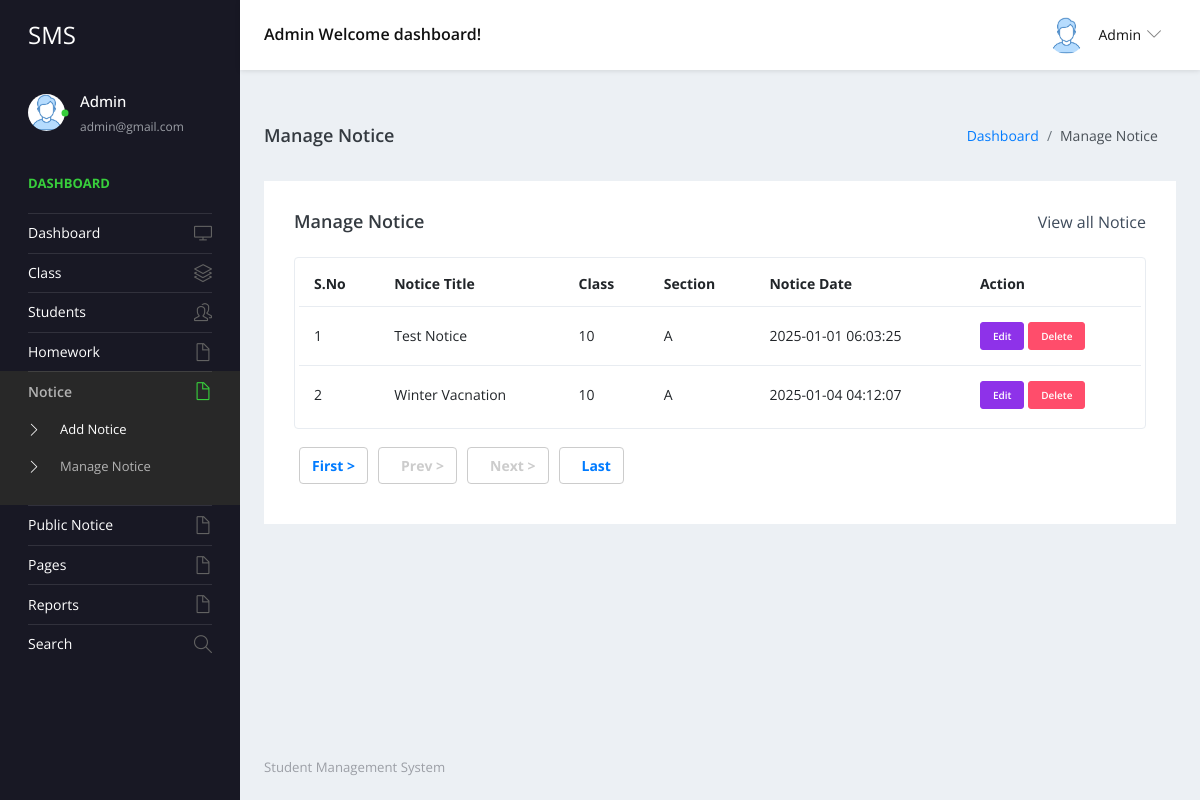
The app's page /studentms/admin/manage-notice.php (signed in) with its own data.
### tables this page shows
CREATE TABLE `tblnotice` (
  `ID` int(5) NOT NULL,
  `NoticeTitle` mediumtext DEFAULT NULL,
  `ClassId` int(10) DEFAULT NULL,
  `NoticeMsg` mediumtext DEFAULT NULL,
  `CreationDate` timestamp NULL DEFAULT current_timestamp()
);

CREATE TABLE `tblclass` (
  `ID` int(5) NOT NULL,
  `ClassName` varchar(50) DEFAULT NULL,
  `Section` varchar(20) DEFAULT NULL,
  `CreationDate` timestamp NULL DEFAULT current_timestamp()
);

### studentms/admin/manage-notice.php (the view, shortened to what this page needs)
<?php
include('includes/dbconnection.php');
if (strlen($_SESSION['sturecmsaid']==0)) {
  header('location:logout.php');
  } else{
?>
<!DOCTYPE html>
<html lang="en">
  <head>
    <link rel="stylesheet" href="vendors/simple-line-icons/css/simple-line-icons.css">
    <link rel="stylesheet" href="vendors/flag-icon-css/css/flag-icon.min.css">
    <link rel="stylesheet" href="vendors/css/vendor.bundle.base.css">
    <link rel="stylesheet" href="./vendors/daterangepicker/daterangepicker.css">
    <link rel="stylesheet" href="./vendors/chartist/chartist.min.css">
    <link rel="stylesheet" href="./css/style.css">
  </head>
  <body>
    <div class="container-scroller">
     <?php include_once('includes/header.php');?>
      <div class="container-fluid page-body-wrapper">
        <?php include_once('includes/sidebar.php');?>
        <div class="main-panel">
          <div class="content-wrapper">
             <div class="page-header">
              <h3 class="page-title"> Manage Notice </h3>
              <nav aria-label="breadcrumb">
                <ol class="breadcrumb">
                  <li class="breadcrumb-item"><a href="dashboard.php">Dashboard</a></li>
                  <li class="breadcrumb-item active" aria-current="page"> Manage Notice</li>
                </ol>
              </nav>
            </div>
            <div class="row">
              <div class="col-md-12 grid-margin stretch-card">
                <div class="card">
                  <div class="card-body">
                    <div class="d-sm-flex align-items-center mb-4">
                      <h4 class="card-title mb-sm-0">Manage Notice</h4>
                      <a href="#" class="text-dark ml-auto mb-3 mb-sm-0"> View all Notice</a>
                    </div>
                    <div class="table-responsive border rounded p-1">
                      <table class="table">
                        <thead>
                          <tr>
                            <th class="font-weight-bold">S.No</th>
                            <th class="font-weight-bold">Notice Title</th>
                            <th class="font-weight-bold">Class</th>
                            <th class="font-weight-bold">Section</th>
                            <th class="font-weight-bold">Notice Date</th>
                            <th class="font-weight-bold">Action</th>
                          </tr>
                        </thead>
                        <tbody>
                           <?php
                           if (isset($_GET['pageno'])) {
            $pageno = $_GET['pageno'];
        } else {
            $pageno = 1;
        }
        $no_of_records_per_page =15;
 if (isset($_GET['page_no']) && $_GET['page_no']!="") {
  $page_no = $_GET['page_no'];
  } else {
    $page_no = 1;
        }
  $total_records_per_page = 10;
    $offset = ($page_no-1) * $total_records_per_page;
       $ret = "SELECT ID FROM tblstudent";
$query1 = $dbh -> prepare($ret);
$query1->execute();
$total_rows=$query1->rowCount();
$total_pages = ceil($total_rows / $no_of_records_per_page);
$sql="SELECT tblclass.ID,tblclass.ClassName,tblclass.Section,tblnotice.NoticeTitle,tblnotice.CreationDate,tblnotice.ClassId,tblnotice.ID as nid from tblnotice join tblclass on tblclass.ID=tblnotice.ClassId LIMIT $offset, $no_of_records_per_page";
$query = $dbh -> prepare($sql);
$query->execute();
$results=$query->fetchAll(PDO::FETCH_OBJ);
$cnt=1;
if($query->rowCount() > 0)
{
foreach($results as $row)
{               ?>
                          <tr>
                            <td><?php echo htmlentities($cnt);?></td>
                            <td><?php  echo htmlentities($row->NoticeTitle);?></td>
                            <td><?php  echo htmlentities($row->ClassName);?></td>
                            <td><?php  echo htmlentities($row->Section);?></td>
                            <td><?php  echo htmlentities($row->CreationDate);?></td>
                            <td>
                              <div><a href="edit-notice-detail.php?editid=<?php echo htmlentities ($row->nid);?>" class="btn btn-info btn-xs"  target="blank">Edit</a>
                                               <a href="manage-notice.php?delid=<?php echo ($row->nid);?>" onclick="return confirm('Do you really want to Delete ?');" class="btn btn-danger btn-xs"> Delete</a></div>
                            </td>
                          </tr><?php $cnt=$cnt+1;}} else {?>
                            <tr>
                              <th colspan="4" style="color:red;">No Record Found</th>
                            </tr>
                          <?php } ?>
                        </tbody>
                      </table>
                    </div>
                   <div align="left" class="mt-4">
    <ul class="pagination" >
        <li><a href="?pageno=1"><strong>First ></strong></a></li>
        <li class="<?php if($pageno <= 1){ echo 'disabled'; } ?>">
            <a href="<?php if($pageno <= 1){ echo '#'; } else { echo "?pageno=".($pageno - 1); } ?>"><strong style="padding-left: 10px">Prev ></strong></a>
        </li>
        <li class="<?php if($pageno >= $total_pages){ echo 'disabled'; } ?>">
            <a href="<?php if($pageno >= $total_pages){ echo '#'; } else { echo "?pageno=".($pageno + 1); } ?>"><strong style="padding-left: 10px">Next ></strong></a>
        </li>
        <li><a href="?pageno=<?php echo $total_pages; ?>"><strong style="padding-left: 10px">Last</strong></a></li>
    </ul>
</div>
                  </div>
                </div>
              </div>
            </div>
          </div>
         <?php include_once('includes/footer.php');?>
        </div>
      </div>
    </div>
  </body>
</html><?php }  ?>

### studentms/admin/includes/header.php (shortened to what this page needs)
 <nav class="navbar default-layout-navbar col-lg-12 col-12 p-0 fixed-top d-flex flex-row">
        <div class="navbar-brand-wrapper d-flex align-items-center">
          <a class="navbar-brand brand-logo" href="dashboard.php">
            <strong style="color: white;">SMS</strong>
          </a>
        </div><?php
         $aid= $_SESSION['sturecmsaid'];
$sql="SELECT * from tbladmin where ID=:aid";
$query = $dbh -> prepare($sql);
$query->bindParam(':aid',$aid,PDO::PARAM_STR);
$query->execute();
$results=$query->fetchAll(PDO::FETCH_OBJ);
$cnt=1;
if($query->rowCount() > 0)
{
foreach($results as $row)
{               ?>
        <div class="navbar-menu-wrapper d-flex align-items-center flex-grow-1">
          <h5 class="mb-0 font-weight-medium d-none d-lg-flex"><?php  echo htmlentities($row->AdminName);?> Welcome dashboard!</h5>
          <ul class="navbar-nav navbar-nav-right ml-auto">
            <li class="nav-item dropdown d-none d-xl-inline-flex user-dropdown">
              <a class="nav-link dropdown-toggle" id="UserDropdown" href="#" data-toggle="dropdown" aria-expanded="false">
                <img class="img-xs rounded-circle ml-2" src="images/faces/face8.jpg" alt="Profile image"> <span class="font-weight-normal"> <?php  echo htmlentities($row->AdminName);?> </span></a>
                <?php $cnt=$cnt+1;}} ?>
            </li>
          </ul>
        </div>
      </nav>

### studentms/admin/includes/sidebar.php (shortened to what this page needs)
<nav class="sidebar sidebar-offcanvas" id="sidebar">
          <ul class="nav">
            <li class="nav-item nav-profile">
              <a href="#" class="nav-link">
                <div class="profile-image">
                  <img class="img-xs rounded-circle" src="images/faces/face8.jpg" alt="profile image">
                  <div class="dot-indicator bg-success"></div>
                </div>
                <div class="text-wrapper">
                  <?php
         $aid= $_SESSION['sturecmsaid'];
$sql="SELECT * from tbladmin where ID=:aid";
$query = $dbh -> prepare($sql);
$query->bindParam(':aid',$aid,PDO::PARAM_STR);
$query->execute();
$results=$query->fetchAll(PDO::FETCH_OBJ);
$cnt=1;
if($query->rowCount() > 0)
{
foreach($results as $row)
{               ?>
                  <p class="profile-name"><?php  echo htmlentities($row->AdminName);?></p>
                  <p class="designation"><?php  echo htmlentities($row->Email);?></p><?php $cnt=$cnt+1;}} ?>
                </div>
              </a>
            </li>
            <li class="nav-item nav-category">
              <span class="nav-link">Dashboard</span>
            </li>
            <li class="nav-item">
              <a class="nav-link" href="dashboard.php">
                <span class="menu-title">Dashboard</span>
                <i class="icon-screen-desktop menu-icon"></i>
              </a>
            </li>
            <li class="nav-item">
              <a class="nav-link" data-toggle="collapse" href="#ui-basic" aria-expanded="false" aria-controls="ui-basic">
                <span class="menu-title">Class</span>
                <i class="icon-layers menu-icon"></i>
              </a>
            </li>
            <li class="nav-item">
              <a class="nav-link" data-toggle="collapse" href="#ui-basic1" aria-expanded="false" aria-controls="ui-basic1">
                <span class="menu-title">Students</span>
                <i class="icon-people menu-icon"></i>
              </a>
            </li>
 <li class="nav-item">
              <a class="nav-link" data-toggle="collapse" href="#hw" aria-expanded="false" aria-controls="hw">
                <span class="menu-title">Homework</span>
                <i class="icon-doc menu-icon"></i>
              </a>
            </li>
            <li class="nav-item">
              <a class="nav-link" data-toggle="collapse" href="#auth" aria-expanded="false" aria-controls="auth">
                <span class="menu-title">Notice</span>
                <i class="icon-doc menu-icon"></i>
              </a>
              <div class="collapse" id="auth">
                <ul class="nav flex-column sub-menu">
                  <li class="nav-item"> <a class="nav-link" href="add-notice.php"> Add Notice </a></li>
                  <li class="nav-item"> <a class="nav-link" href="manage-notice.php"> Manage Notice </a></li>
                </ul>
              </div>
            </li>
            <li class="nav-item">
              <a class="nav-link" data-toggle="collapse" href="#auth1" aria-expanded="false" aria-controls="auth">
                <span class="menu-title">Public Notice</span>
                <i class="icon-doc menu-icon"></i>
              </a>
              <li class="nav-item">
              <a class="nav-link" data-toggle="collapse" href="#auth2" aria-expanded="false" aria-controls="auth">
                <span class="menu-title">Pages</span>
                <i class="icon-doc menu-icon"></i>
              </a>
            </li>
      <li class="nav-item">
              <a class="nav-link" data-toggle="collapse" href="#auth22" aria-expanded="false" aria-controls="auth2">
                <span class="menu-title">Reports</span>
                <i class="icon-doc menu-icon"></i>
              </a>
            </li>
            <li class="nav-item">
              <a class="nav-link" href="search.php">
                <span class="menu-title">Search</span>
                <i class="icon-magnifier menu-icon"></i>
              </a>
            </li>
            </li>
          </ul>
        </nav>

### records on screen
tblnotice: NoticeTitle "Test Notice", ClassId.ClassName "10", ClassId.Section "A", CreationDate "2025-01-01 06:03:25"
tblnotice: NoticeTitle "Winter Vacnation", ClassId.ClassName "10", ClassId.Section "A", CreationDate "2025-01-04 04:12:07"

### other values on screen
$row->AdminName "Admin"
$row->Email "admin@gmail.com"
